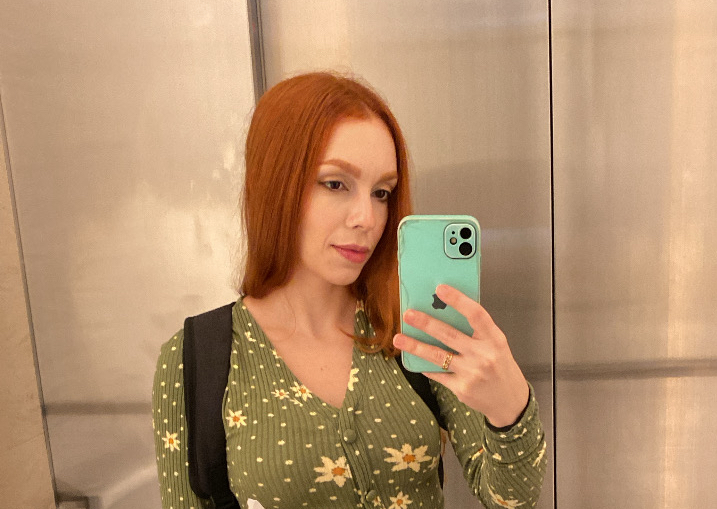
#> input picture data/carmen_01.jpg, 717 x 509 px, found by its file name
$ jupyter execute '01_01_Color teory.ipynb'   (shell and % lines are left out)
#> lines starting #> are read from the running program, lines starting #| are printed output that depends on the picture
# <font style="color:rgb(0,91,150)">Color Theory</font>

### <span style="color:green;">Loading Images with OpenCV</span>

Let's begin by reading an image from disk using OpenCV's `imread` function. The syntax for Python and C++ is as follows:

These commands load the specified image from disk into memory. In Python, the image is stored as a NumPy multidimensional array object, while in C++ it's stored as a `Mat` object.

```python
# Python
img = cv2.imread("image.png", cv2.IMREAD_COLOR)
```

```c++
// C++
Mat img = imread("image.png", IMREAD_COLOR);
```

Here, the first argument is the filename of the image you want to read. The second argument is an optional flag that specifies the image reading mode:

- `cv2.IMREAD_COLOR`: Loads a color image (any transparency will be ignored, default mode)
- `cv2.IMREAD_GRAYSCALE`: Loads image in grayscale mode
- `cv2.IMREAD_UNCHANGED`: Loads image including alpha channel

The `imread` function returns a multi-dimensional array containing the image's pixel intensity values. For complete documentation of the `imread` function and its options, see:
[OpenCV official documentation](https://docs.opencv.org/4.7.0/d4/da8/group__imgcodecs.html#ga288b8b3da0892bd651fce07b3bbd3a56)

[cell 1]
# importar bibliotecas
import cv2
import matplotlib.pyplot as plt
import numpy as np
import matplotlib
from pathlib import Path

matplotlib.rcParams['figure.figsize'] = (6.0, 6.0)
matplotlib.rcParams['image.cmap'] = 'gray'

### Splitting and Merging Channels

It's important to understand what we're about to do. We'll use the `plt.imshow(img)` method. This method is part of the *matplotlib* library and is used to display images.

Key consideration:
The `plt.imshow()` method expects images in RGB format, but the *OpenCV* library loads images in BGR format. Therefore, if you load your image using *OpenCV*, you'll need to convert the color channels from BGR to RGB before displaying the image. However, in this example, we're displaying the image without performing this conversion.

[cell 2]
image_carmen = Path.cwd().parent / "data" / "carmen_01.jpg"
img = cv2.imread(image_carmen)
#> img is the input picture: shape (509, 717, 3); mean B, G, R 111, 145.1, 180.3
img.shape
#> Out = (509, 717, 3)

[cell 3]
plt.imshow(img)

### Preparing for the Next Code Step

We'll now use `plt.imshow(img[...,::-1])`. Here's what this operation does:

1. **Channel Order Reversal**:
   - Recall that OpenCV loads images in **BGR** format
   - `plt.imshow()` expects **RGB** format
   - The slice operation `[...,::-1]` reverses the channel order

2. **Technical Breakdown**:
   ```python
   img[...,::-1]  # Reverse channels along the last axis (BGR → RGB)

[cell 4]
img_correta = cv2.cvtColor(img, cv2.COLOR_BGR2RGB)

[cell 5]
plt.imshow(img[..., ::-1]);

In the next code segment, we're performing several important steps:

First, we're splitting the image into its separate color channels using b, g, r = cv2.split(img). This gives us three grayscale images, each representing the intensity of blue, green, and red respectively for every pixel in the original image.

Next, we create a new figure with a specific size using plt.figure(figsize=[20,5]). This sets up our plotting area to be 20 units wide and 5 units tall.

Then, using plt.subplot(), we create multiple subplots within the same figure. Each subplot will display:

One of the color channel images we created (blue, green, or red)

The original image converted from BGR to RGB format

The [...,::-1] slice operation we apply to the original image converts it from OpenCV's default BGR format to the RGB format that matplotlib expects for proper color display. This is crucial because while OpenCV stores images in BGR order, most other libraries (including matplotlib) work with RGB order.

[cell 6]
# Dividindo a imagem em seus respectivos canais de cor.
b, g, r = cv2.split(img)
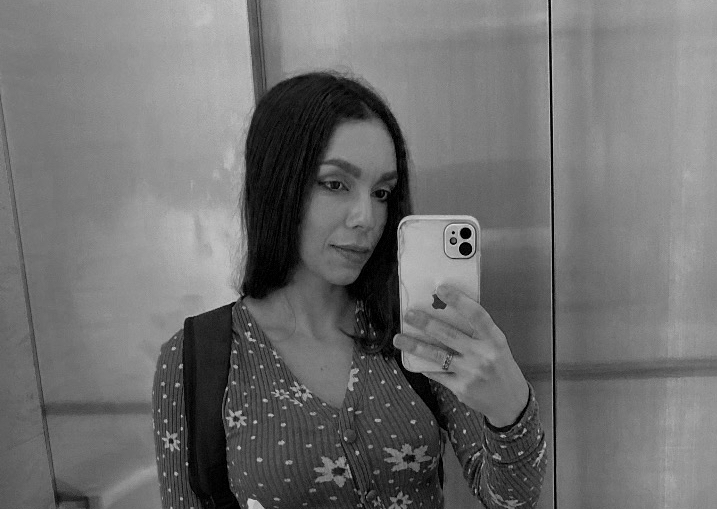
#> b: shape (509, 717); min 0, max 226, mean 111
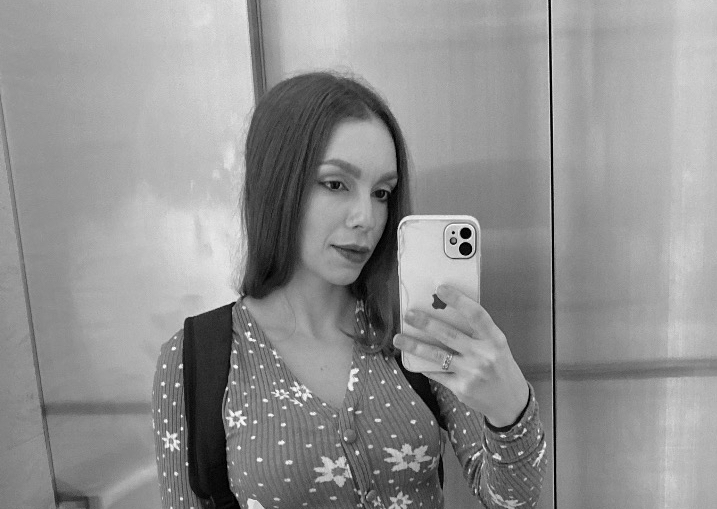
#> g: shape (509, 717); min 0, max 255, mean 145.1
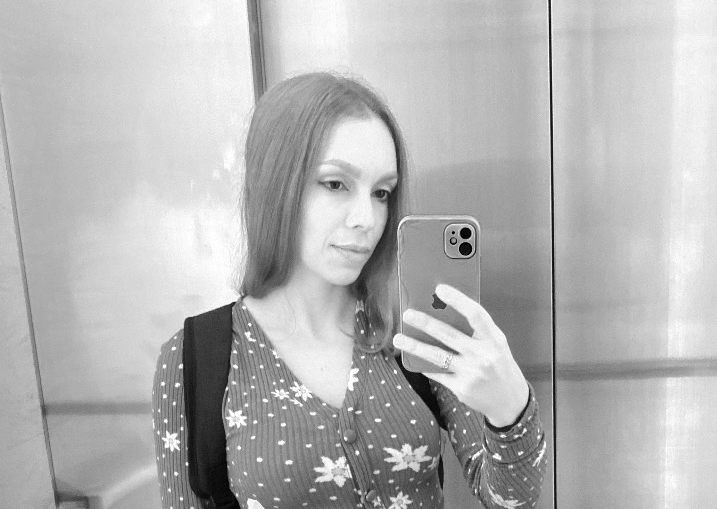
#> r: shape (509, 717); min 0, max 255, mean 180.3

# Criando uma nova figura com tamanho específico.
plt.figure(figsize=[20,5])

plt.subplot(141);
plt.imshow(r);
plt.title('Canal Vermelho')

plt.subplot(142);
plt.imshow(g);
plt.title('Canal Verde')

plt.subplot(143);
plt.imshow(b);
plt.title('Canal Azul')

# realizando o merge dos canais
img_merged = cv2.merge((b, g, r))

# plots com canais separados e imagem final composta
plt.subplot(144);
plt.imshow(img_merged[...,::-1]);
plt.title('Imagem RGB')
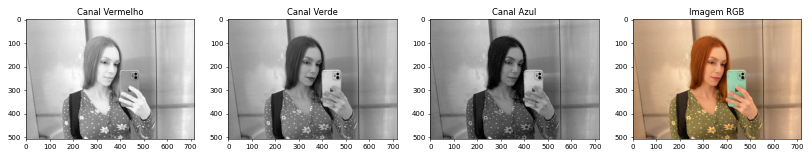
#> figure drawn by matplotlib, 4 panels

In the previous example, we loaded an image without transparency. As you observed when running img.shape, there were only 3 channels. Now, we'll work with a different image type - a PNG containing an alpha transparency channel. When loading this image with cv2.imread() using -1 as the second argument to ensure all channels (including alpha) are loaded, we notice img.shape returns 4 channels.

This occurs because PNG images can include a fourth channel - the alpha channel. This channel adds transparency information, allowing certain pixels to be partially or fully transparent. To create such an image, I used an online photo editor to remove the background and make it transparent.

When working with these images, it's essential to account for this fourth channel. Here's the complete process:

1. Channel separation:

    ``` bash
    carmen_bgr = carmen_alpha[:,:,0:3]  # Extract BGR channels
    carmen_alpha = carmen_alpha[:,:,3]   # Extract alpha channel
    ```
The alpha channel controls each pixel's transparency level.

2. Create base image:

    ``` bash
    blank_image = np.zeros(carmen_bgr.shape, dtype=np.uint8)
    Generates a black image matching the original's dimensions as our canvas.
    ```

3. Apply alpha mask:

    ``` bash
    carmen_bgr_masked = cv2.bitwise_and(carmen_bgr, carmen_bgr, mask=carmen_alpha)
    The bitwise AND operation applies transparency by only keeping pixels where the alpha mask is non-zero.
    ```

4. Visualization:

    ``` bash
    plt.imshow(carmen_bgr_masked[:,:,::-1])  # BGR→RGB conversion
    plt.imshow(carmen_alpha, cmap='gray')    # Show alpha channel
    The slice [::-1] converts from OpenCV's BGR to matplotlib's expected RGB format.
    ```

[cell 7]
import numpy as np

image_carmen = Path.cwd().parent / "data" / "carmen_removebg.png"
carmen_alpha = cv2.imread(image_carmen, -1)
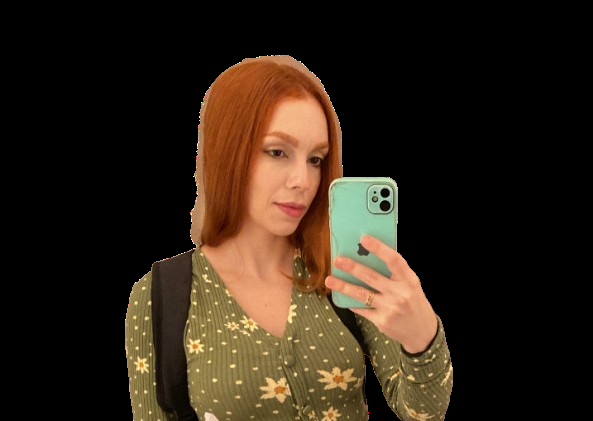
#> input picture data/carmen_removebg.png, 593 x 421 px, found by its file name
#> carmen_alpha is the input picture: shape (421, 593, 4); mean B, G, R, A 22.7, 35.5, 48, 80.5

carmen_bgr = carmen_alpha[:,:,0:3]
carmen_alpha = carmen_alpha[:,:,3]
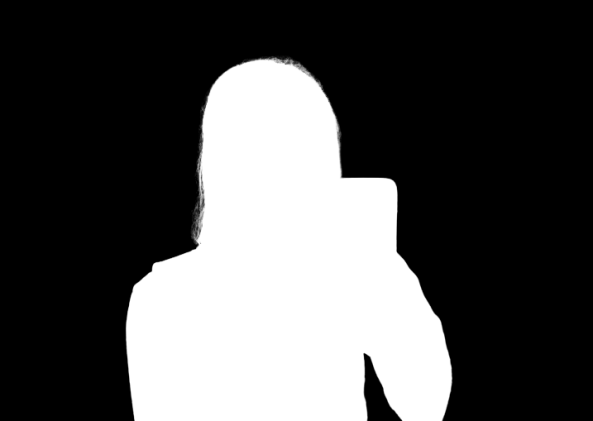
#> carmen_alpha: shape (421, 593); min 0, max 255, mean 80.5

blank_image = np.zeros(carmen_bgr.shape, dtype=np.uint8)

carmen_bgr_masked = cv2.bitwise_and(carmen_bgr, carmen_bgr, mask=carmen_alpha)

plt.figure(figsize=[15,15])
plt.subplot(121);plt.imshow(carmen_bgr_masked[:,:,::-1]);
plt.subplot(122);plt.imshow(carmen_alpha, cmap='gray');
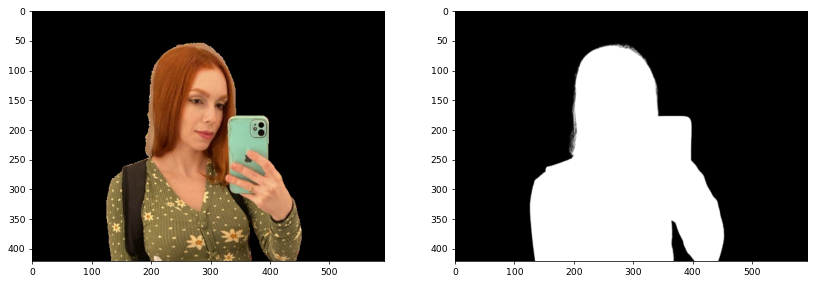
#> figure drawn by matplotlib, 2 panels
